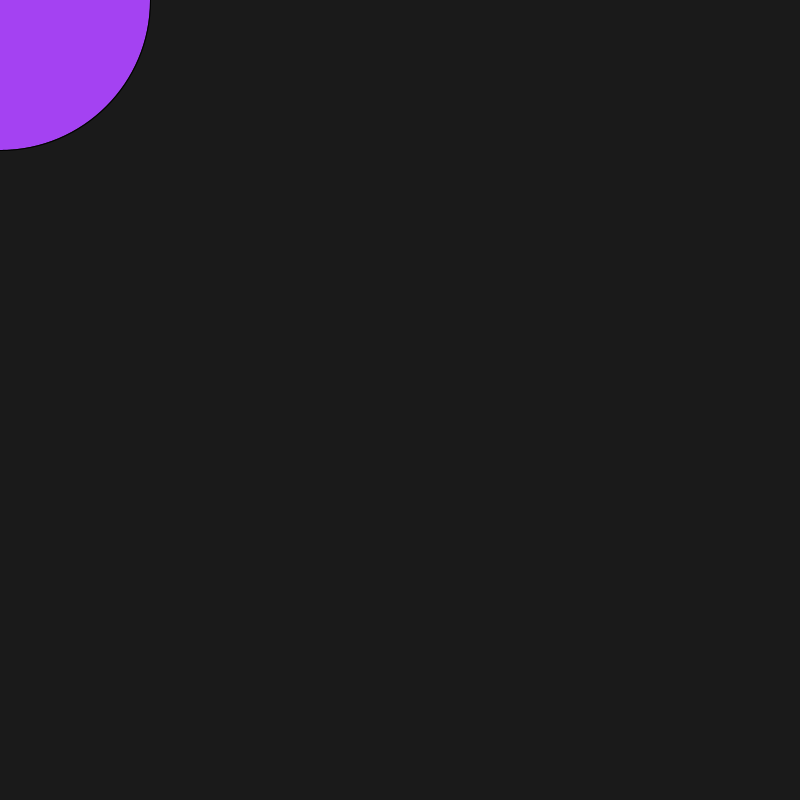
Frame 1 (no input)
Frame 60 (the mouse pressed at the canvas centre just before this capture): identical to frame 1, image omitted
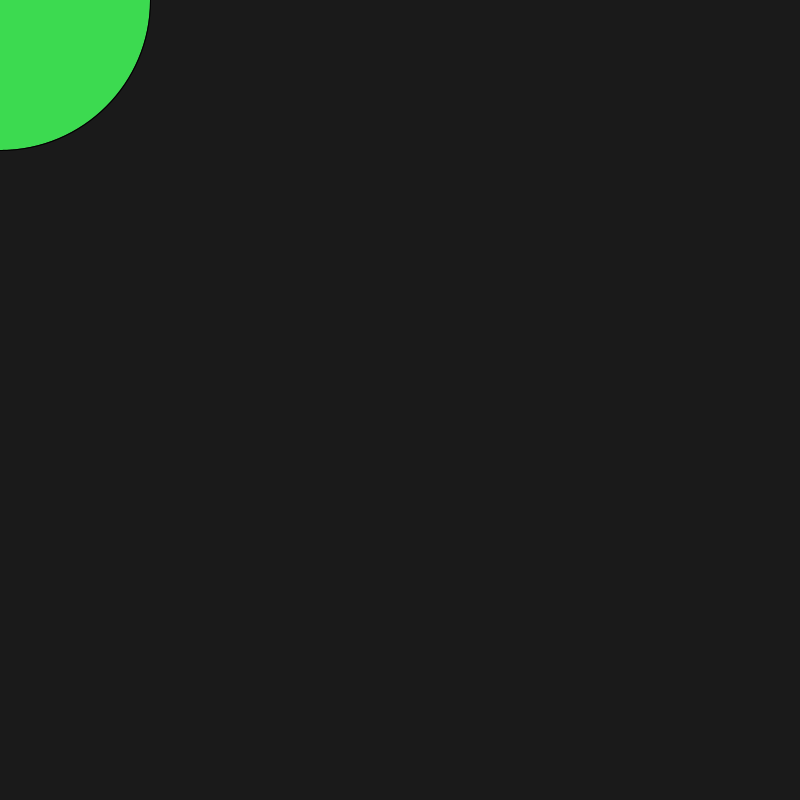
Frame 120 (the mouse held since frame 60 and released just before this capture)

The Processing sketch that drew these frames (run headless with seeded random() and noise(); from frame 60 on, the mouse is pressed at the canvas centre):

// Processing sketch: sketch_05_fonctions2
// ── sketch_05_fonctions2.pde
float r = 0.0;
float g = 0.0;
float b = 0.0;

float xCercle = 0.0;
float yCercle = 0.0;

void setup() {

  size(800, 800);
  changeCouleurRandom();
}

void draw() {

  background(26);
  dessineRond(xCercle, yCercle, 300);
  
  
  
}

void changeCouleurRandom () {

  r = random(0, 255);
  g = random(0, 255);
  b = random(0, 255);
}

void dessineRond(float x, float y, float rayon) {

  fill(r, g, b);
  ellipse(x, y, rayon, rayon);
}

void mousePressed() {


  changeCouleurRandom();
}

void mouseDragged() {

  changeCouleurRandom();

  xCercle = mouseX;
  yCercle = mouseY;
  println(mouseX);
  println(mouseY);
}
